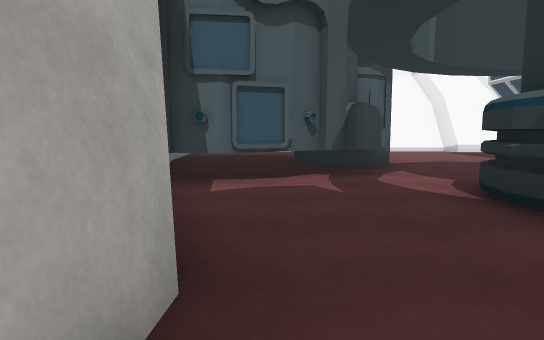
[1] (above)

16 first-person views from a walk through a 3-D level made in the Unity game engine. The camera is 1.3 m above the floor, tilts 6° down and sees 75° across. The floor is counted in squares, 2 m on a side. Each view is taken from the middle of a square. On the plan, view 1 faces up. The plan holds only what a view shows up to about 10 squares ahead; the rest is blank. The place goes on beyond the plan. The player character is not drawn. Some surface patterns are stand-ins.

[2]
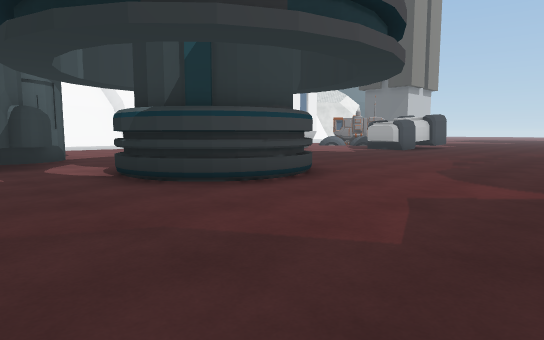

[3]
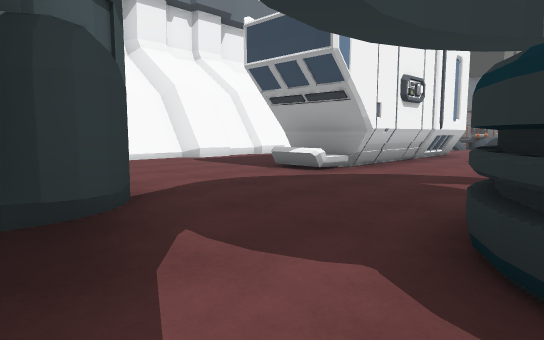

[4]
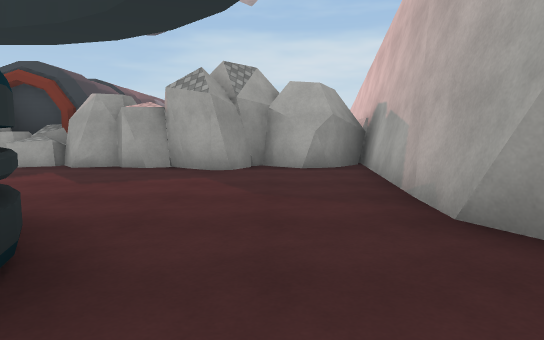

[5]
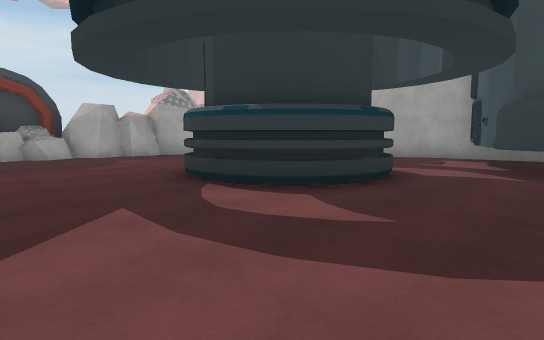

[6]
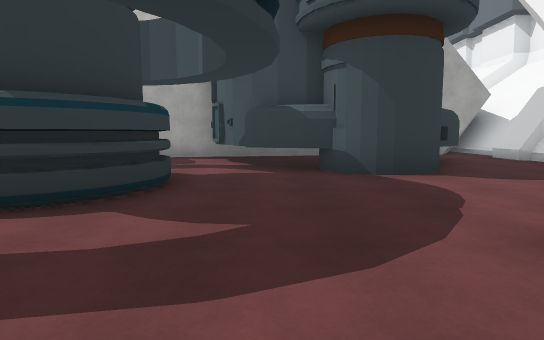

[7]
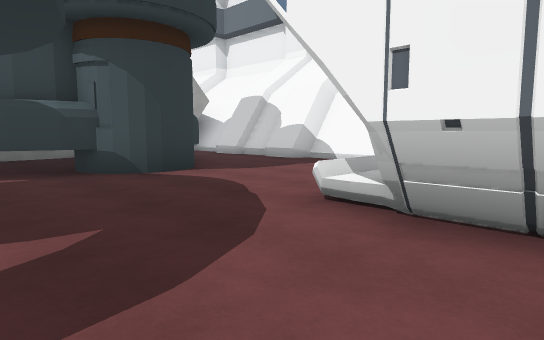

[8]
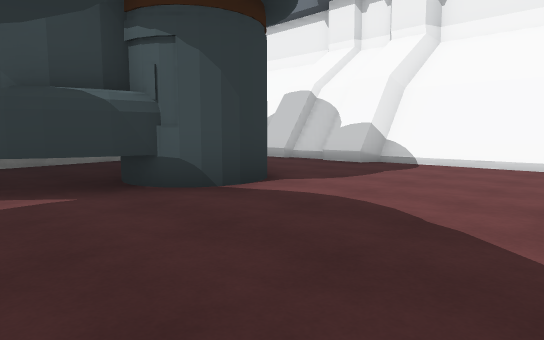

[9]
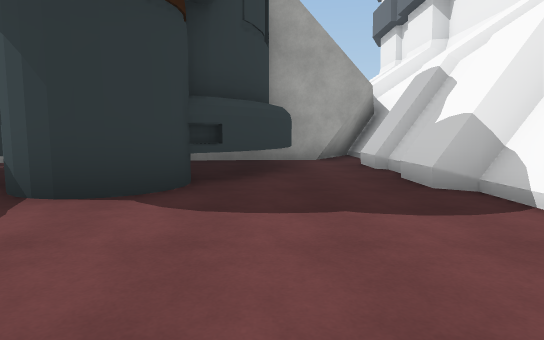

[10]
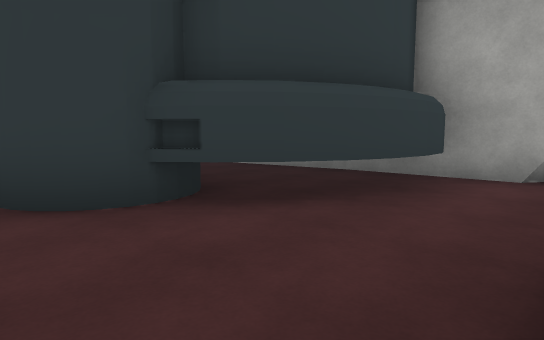

[11]
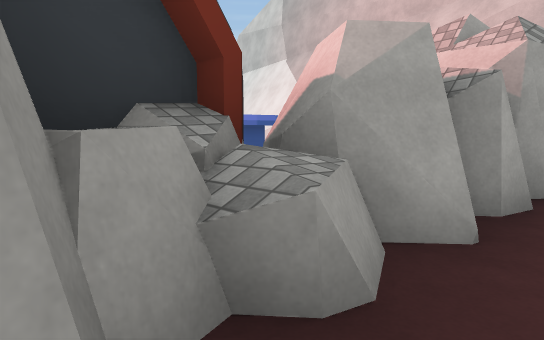

[12]
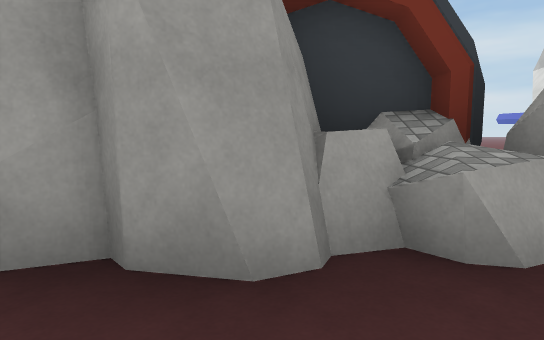

[13]
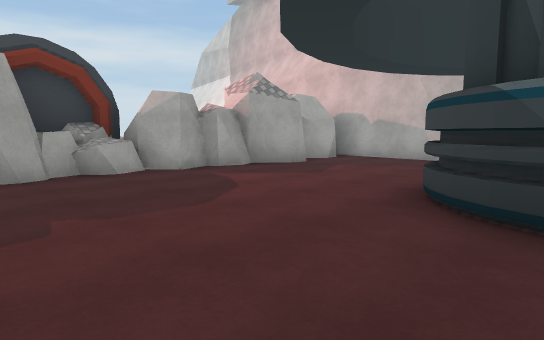

[14]
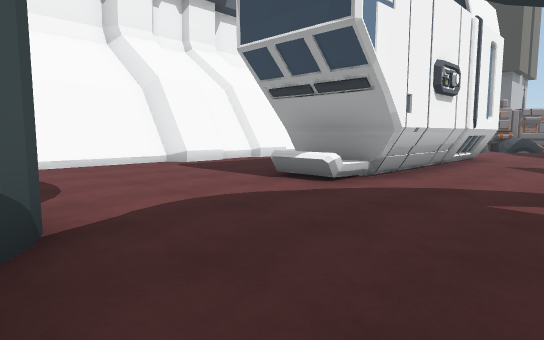

[15]
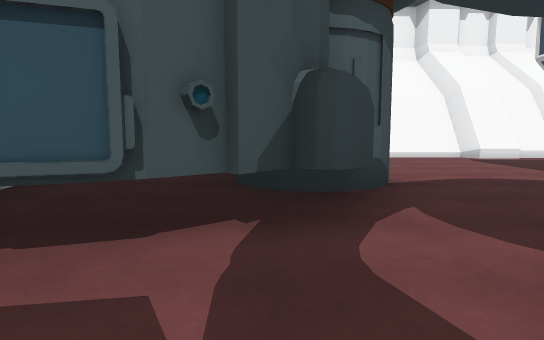

[16]
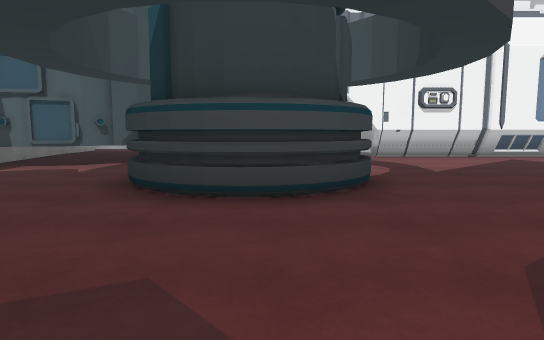

### Floor plan
Key: @ floor where view 1 was taken; # wall or solid block; . floor; ^ raised ledge; O other object.
Columns run from 4 left of view 1 to 8 right of it. Each row starts with its distance up from view 1.
 13 ##  #########
 12 ##.####...###
 11  #...........
 10  #OOO.......
  9   O OOO...##
  8   O  OO...###
  7   O  OO......
  6   O  OO......
  5   OOO........
  4   #....OOO...
  3   ##..O  O...
  2    #...OOO...
  1    #.........
  0    #@........
 -1    #.........
 -2    #.........
 -3    #######^##
 -4    #     ###
 -5
 -6
 -7
 -8     OOO

Where each view was taken, in squares from view 1:
view 1: 0 up, 0 right, facing up
view 2: 2 down, 0 right, facing up-right
view 3: 4 up, 1 right, facing up-right
view 4: 4 up, 1 right, facing down
view 5: 7 up, 8 right, facing down-left
view 6: 6 up, 8 right, facing left
view 7: 5 up, 8 right, facing up-left
view 8: 5 up, 6 right, facing up-left
view 9: 10 up, 6 right, facing left
view 10: 12 up, 3 right, facing down-left
view 11: 2 down, 7 right, facing down-left
view 12: 1 down, 7 right, facing down
view 13: 3 up, 8 right, facing down-left
view 14: 5 up, 2 right, facing up-right
view 15: 3 up, 1 right, facing up
view 16: 2 down, 4 right, facing up
